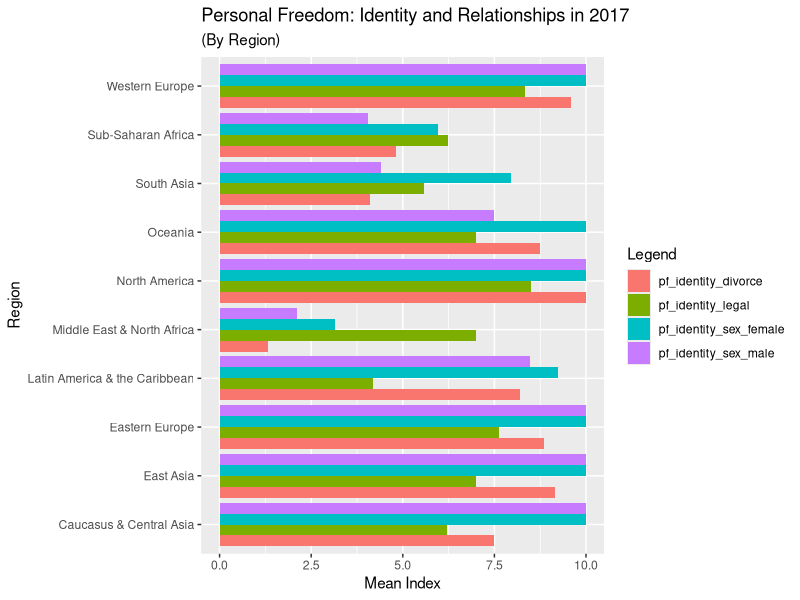

This chart was generated by the following R code:
library(tidyverse)

setwd(getwd())
hfi <- read.csv("scripts/hfi_cc_2019_copy.csv",
                header = TRUE,
                stringsAsFactors = FALSE)

# pf = personal freedom
pf_identity_data <- hfi %>%
  select(year,
         countries,
         region,
         pf_identity,
         pf_identity_legal,
         pf_identity_sex,
         pf_identity_sex_female,
         pf_identity_sex_male,
         pf_identity_divorce)

pf_identity_summary_by_region <- pf_identity_data %>%
  filter(year == max(year)) %>%
  group_by(region) %>%
  summarize(pf_identity_legal_by_region =
              mean(as.numeric(pf_identity_legal), na.rm = T),
            pf_identity_sex_female_by_region =
              mean(as.numeric(pf_identity_sex_female), na.rm = T),
            pf_identity_sex_male_by_region =
              mean(as.numeric(pf_identity_sex_male), na.rm = T),
            pf_identity_identity_divorce_by_region =
              mean(as.numeric(pf_identity_divorce), na.rm = T),
            .groups = "drop")

region <- pf_identity_summary_by_region$region
pf_identity_legal <- pf_identity_summary_by_region$pf_identity_legal_by_region
pf_identity_sex_female <-
  pf_identity_summary_by_region$pf_identity_sex_female_by_region
pf_identity_sex_male <-
  pf_identity_summary_by_region$pf_identity_sex_male_by_region
pf_identity_divorce <-
  pf_identity_summary_by_region$pf_identity_identity_divorce_by_region
df <- data.frame(region,
                 pf_identity_legal,
                 pf_identity_sex_female,
                 pf_identity_sex_male,
                 pf_identity_divorce)
df_long <- gather(df, legend, mean_index, -region)

chart1 <-
  ggplot(data = df_long, aes(x = region, y = mean_index, fill = legend)) +
  geom_col(position = position_dodge()) +
  labs(title = "Personal Freedom: Identity and Relationships in 2017",
       subtitle = "(By Region)") +
  labs(x = "Region") +
  labs(y = "Mean Index") +
  labs(fill = "Legend") +
  coord_flip()

ggsave(filename = "pf_identity_grouped_bar_chart.png",
       device = "png",
       width = 20)
